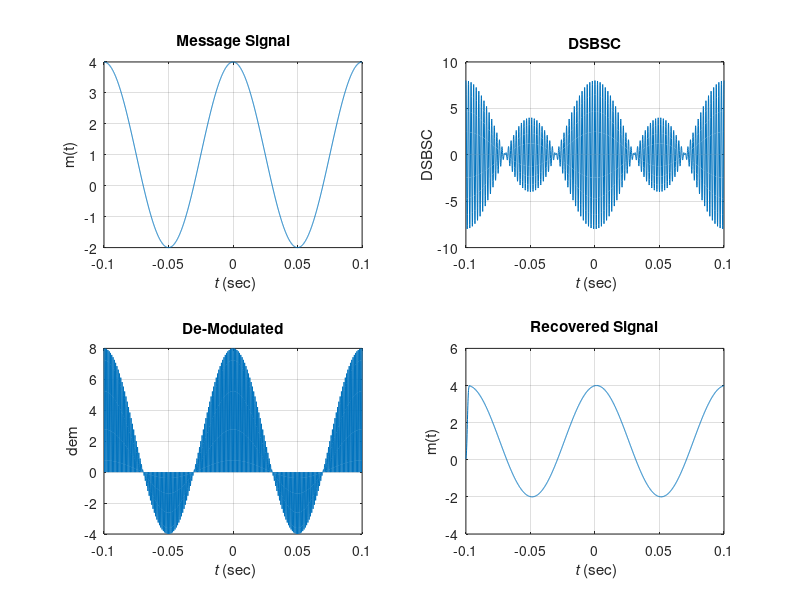
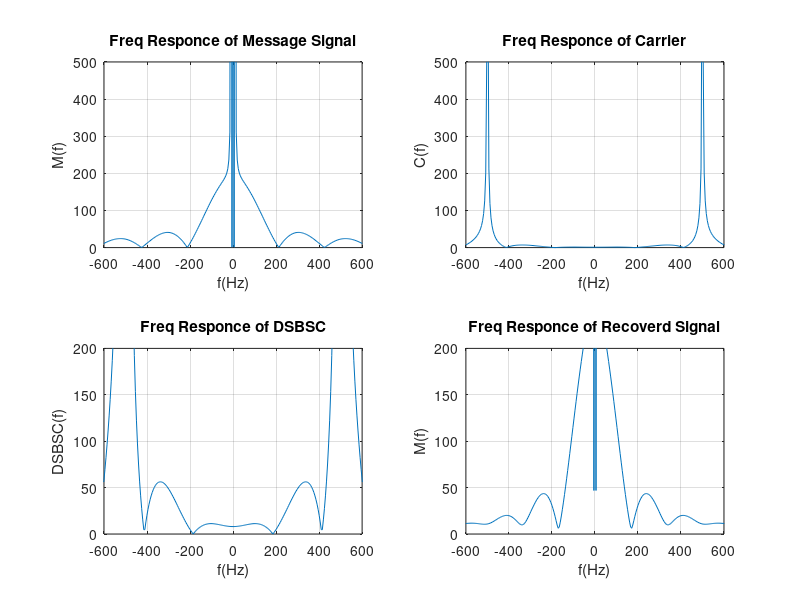

Write the MATLAB code that produced these figures, in order.
% =================================== %
% PROGRAMMED BY SHEIKH MUKHTAR HUSSIN %
% =================================== %

%Edited by Vinicius M. de Pinho
%16-10-2016

%I edited the code to show a cos signal, instead of the previous
%triangular one. I modified all the comments.

%Also added the plot of a signal from a test for the analog communication
%course that I'm doing right now.


clear;

% ===============================
% DSBSC MODULATION SIGNAL (cos)
% ===============================

t1 = -0.1:1.e-4:0.1;
%baseband signal frequency
fo = 10;
%The baseband signal
m = ((3*cos((fo*2*pi*t1))) + 1);

% Frquency of carrier wave
fc = 500;                                            

%The carrier
c = cos(2*fc*pi*t1);

%Extra signal
x = (m + 4).*c;
figure;
plot (t1,x);
title('x(t) = [m(t) + 4].c');


% Modulation
dsb =  2*m.*c;

% ====================================
% De-Modulation By Synchoronous Method
% ====================================

dem = dsb.*c;

% ==============================
% Filtering out High Frequencies
% ==============================

a = fir1(25,1.e-3);
b = 1;
rec = filter(a,b,dem);

fl = length(t1);
fl = 2^ceil(log2(fl));
f = (-fl/2:fl/2-1)/(fl*1.e-4);
% Frequency Responce of Message Signal
mF = fftshift(fft(m,fl));       
 % Frequency Responce of Carrier Signal
cF =  fftshift(fft(c,fl));       
% Frequency Responce of DSBSC
dsbF = fftshift(fft(dsb,fl));  
% Frequency Responce of Recovered Message Signal
recF = fftshift(fft(rec,fl));                           

% =============================
% Ploting signal in time domain
% =============================

figure(1);
subplot(2,2,1);                                    
plot(t1,m);
title('Message Signal');
xlabel('{\it t} (sec)');
ylabel('m(t)');
grid;

subplot(2,2,2);
plot(t1,dsb);
title('DSBSC');
xlabel('{\it t} (sec)');
ylabel('DSBSC');
grid;

subplot(2,2,3);
plot(t1,dem);
title('De-Modulated');
xlabel('{\it t} (sec)');
ylabel('dem')
grid;

subplot(2,2,4);
plot(t1,rec);
title('Recovered Signal');
xlabel('{\it t} (sec)');
ylabel('m(t)');
grid;

% ================================
% Ploting Freq Responce of Signals
% ================================

figure(2);
subplot(2,2,1);                                         
plot(f,abs(mF));
title('Freq Responce of Message Signal');
xlabel('f(Hz)');
ylabel('M(f)');
grid;
axis([-600 600 0 500]);


subplot(2,2,2);
plot(f,abs(cF));
title('Freq Responce of Carrier');
grid;
xlabel('f(Hz)');
ylabel('C(f)');
axis([-600 600 0 500]);


subplot(2,2,3);
plot(f,abs(dsbF));
title('Freq Responce of DSBSC');
xlabel('f(Hz)');
ylabel('DSBSC(f)');
grid;
axis([-600 600 0 200]);

subplot(2,2,4);
plot(f,abs(recF));
title('Freq Responce of Recoverd Signal');
xlabel('f(Hz)');
ylabel('M(f)');
grid;
axis([-600 600 0 200]);